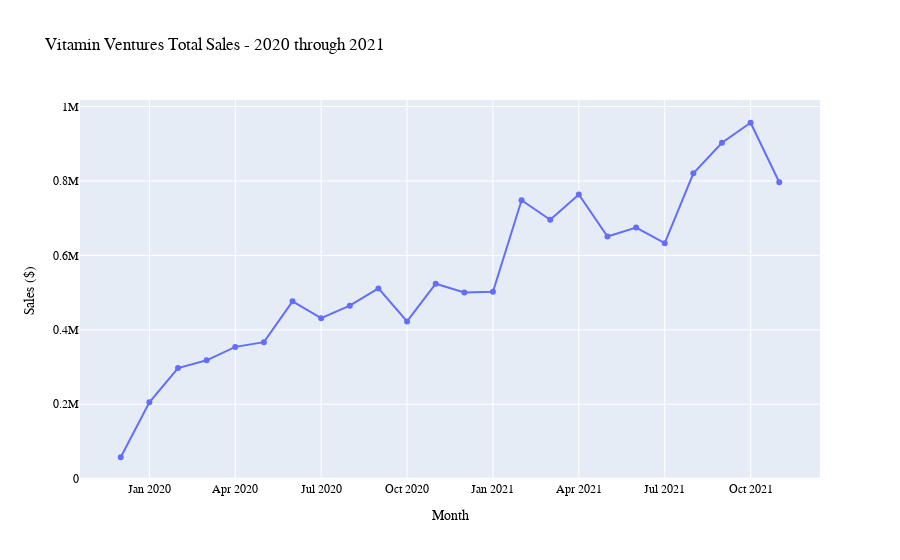

The notebook cell saved with this chart:
### Code cell
x=df.date
y=df.sales
fig = go.Figure()
fig.add_trace(go.Scatter(x=x, y=y, mode='lines+markers'))
             
fig.update_layout(
    title="Vitamin Ventures Total Sales - 2020 through 2021",
    xaxis_title="Month",
    yaxis_title="Sales ($)",
    legend_title="Legend Title",
    font=dict(
        family="Courier New, monospace",
        size=12,
        color="Black"),
   xaxis = dict(
        tickmode = 'array',
        tickvals = [1, 4, 7, 10, 13, 16, 19, 22],
        ticktext = ['Jan 2020', 'Apr 2020', 'Jul 2020', 'Oct 2020', 'Jan 2021', 'Apr 2021','Jul 2021','Oct 2021']
    )
)
    
fig.show()

### Figure 1 — Plotly figure (JSON) as saved in the notebook; plotly's stock layout.template omitted (floating-point values rounded to 4 significant figures)
{"data": [{"mode": "lines+markers", "type": "scatter", "x": ["1/1/2020", "2/1/2020", "3/1/2020", "4/1/2020", "5/1/2020", "6/1/2020", "7/1/2020", "8/1/2020", "9/1/2020", "10/1/2020", "11/1/2020", "12/1/2020", "1/1/2021", "2/1/2021", "3/1/2021", "4/1/2021", "5/1/2021", "6/1/2021", "7/1/2021", "8/1/2021", "9/1/2021", "10/1/2021", "11/1/2021", "12/1/2021"], "y": [57640.0, 205400.0, 297200.0, 318100.0, 354200.0, 366900.0, 476500.0, 431400.0, 464800.0, 511300.0, 422600.0, 523800.0, 500500.0, 502200.0, 748000.0, 695800.0, 763600.0, 650600.0, 674600.0, 632800.0, 820500.0, 902500.0, 956400.0, 796400.0]}], "layout": {"font": {"color": "Black", "family": "Courier New, monospace", "size": 12}, "legend": {"title": {"text": "Legend Title"}}, "title": {"text": "Vitamin Ventures Total Sales - 2020 through 2021"}, "xaxis": {"tickmode": "array", "ticktext": ["Jan 2020", "Apr 2020", "Jul 2020", "Oct 2020", "Jan 2021", "Apr 2021", "Jul 2021", "Oct 2021"], "tickvals": [1, 4, 7, 10, 13, 16, 19, 22], "title": {"text": "Month"}}, "yaxis": {"title": {"text": "Sales ($)"}}}}
